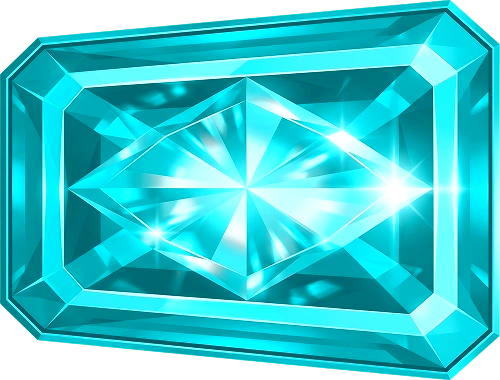
#> input picture assets/gems/blue.png, 500 x 380 px
$ python -i process_gems.py   (imports and definitions only)
#> lines starting #> are read from the running program, lines starting #| are printed output that depends on the picture
#> further down, picture is the input picture: PIL image 500x380 RGBA; mean R, G, B, A 36.9, 178.4, 185.8, 225
import glob, numpy as np
from PIL import Image, ImageFilter, ImageEnhance, ImageChops
Image.MAX_IMAGE_PIXELS=None
SRC='assets/orig/'; OUT='assets/gems/'
def load(n): return Image.open(glob.glob(SRC+n+'.*.webp')[0]).convert('RGBA')
def clean(im):
    a=np.asarray(im).astype(np.float32)/255; rgb=a[...,:3]; al=a[...,3:]
    # lift shadows: black point up, gamma brighter
    rgb=np.clip((rgb-0.04)/0.96,0,1)**0.72
    # shadow tint -> pull darkest areas toward the gem's own hue (avoid muddy dark)
    lum=(rgb*[0.299,0.587,0.114]).sum(-1,keepdims=True)
    mx=rgb.max(-1,keepdims=True); hue=rgb/np.maximum(mx,1e-4)
    dark=np.clip(1-lum/0.45,0,1)
    rgb=rgb*(1-0.55*dark)+hue*0.55*dark*0.62
    out=np.concatenate([np.clip(rgb,0,1),al],-1)
    im=Image.fromarray((out*255).astype(np.uint8),'RGBA')
    im=ImageEnhance.Color(im).enhance(1.25)
    return ImageEnhance.Contrast(im).enhance(1.08)
def bold_wild(im):
    al=im.getchannel('A'); big=al.filter(ImageFilter.MaxFilter(9))
#> after `al = im.getchannel('A')`:
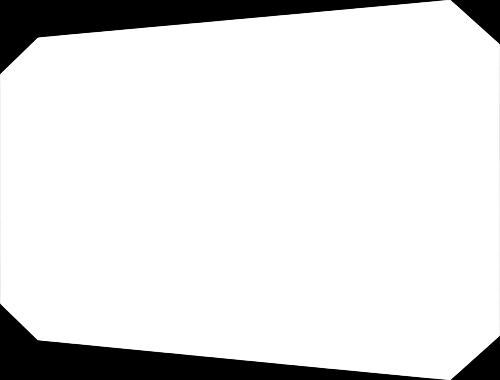
#> al: PIL image 500x380 L; min 0, max 255, mean 225
#> after `big = al.filter(ImageFilter.MaxFilter(9))`:
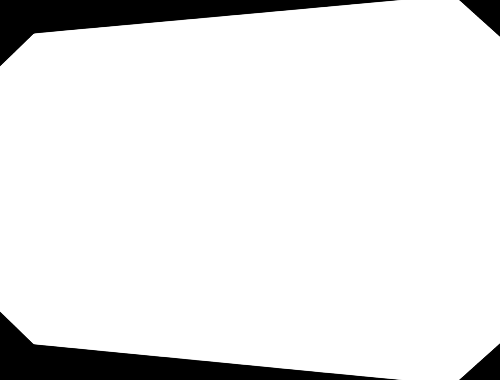
#> big: PIL image 500x380 L; min 0, max 255, mean 231.3
    pad=14; W,H=im.size
#> after `W, H = im.size`: W = 500; H = 380
    canvas=Image.new('RGBA',(W+2*pad,H+2*pad),(0,0,0,0))
#> canvas: PIL image 528x408 RGBA; every value is 0
    # dark gold outline
    stroke=Image.new('RGBA',im.size,(92,45,0,255)); stroke.putalpha(big.filter(ImageFilter.MaxFilter(7)))
#> after `stroke.putalpha(big.filter(ImageFilter.MaxFilter(7)))`:
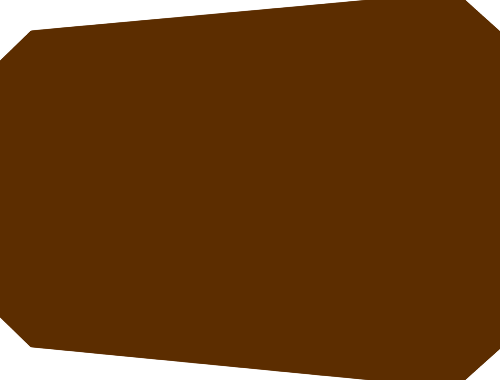
#> stroke: PIL image 500x380 RGBA; mean R, G, B, A 92, 45, 0, 235.5; transparent parts drawn white
    canvas.alpha_composite(stroke,(pad,pad))
    # fill thickened letters with bright gold gradient, then original detail on top
    ys=np.linspace(0,1,H)[:,None,None]
#> ys = 380 values from 0 to 1
    top=np.array([255,240,150]); bot=np.array([245,170,20])
    g=(top*(1-ys)+bot*ys)*np.ones((H,W,1)); gi=Image.fromarray(g.astype(np.uint8),'RGB').convert('RGBA'); gi.putalpha(big)
#> after `gi.putalpha(big)`:
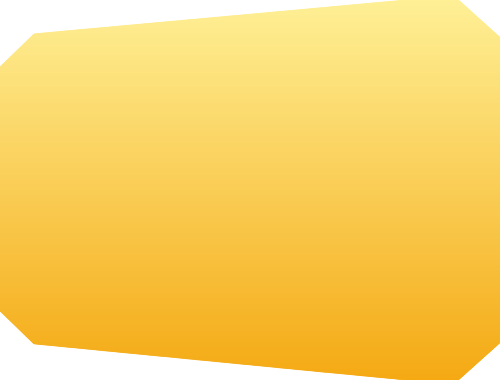
#> gi: PIL image 500x380 RGBA; mean R, G, B, A 249.5, 204.5, 84.5, 231.3; transparent parts drawn white
    canvas.alpha_composite(gi,(pad,pad))
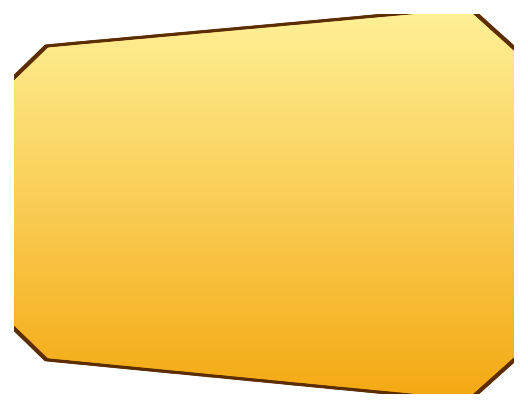
#> canvas: PIL image 528x408 RGBA; mean R, G, B, A 201.3, 164.5, 67.7, 207.7; transparent parts drawn white
    orig=ImageEnhance.Brightness(ImageEnhance.Color(im).enhance(1.2)).enhance(1.12)
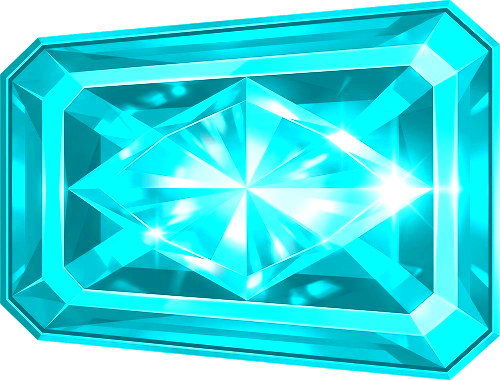
#> orig: PIL image 500x380 RGBA; mean R, G, B, A 33.7, 196.3, 202.8, 225; transparent parts drawn white
    canvas.alpha_composite(orig,(pad,pad))
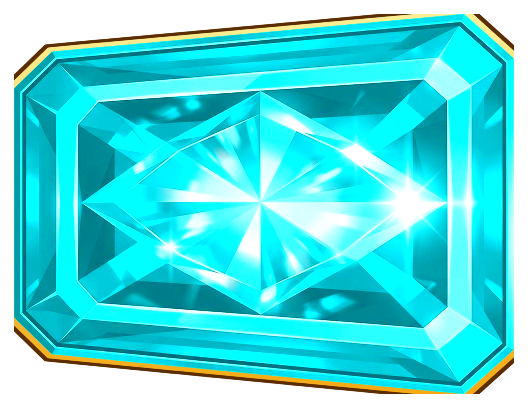
#> canvas: PIL image 528x408 RGBA; mean R, G, B, A 34.5, 174.6, 176.9, 207.7; transparent parts drawn white
    return canvas
names=['gold','green','blue','pink','violet']
rows=[]
# [5 lines not run here, left out]

>>> from PIL import Image
>>> picture = Image.open('../assets/gems/blue.png')
>>> result = bold_wild(picture)
